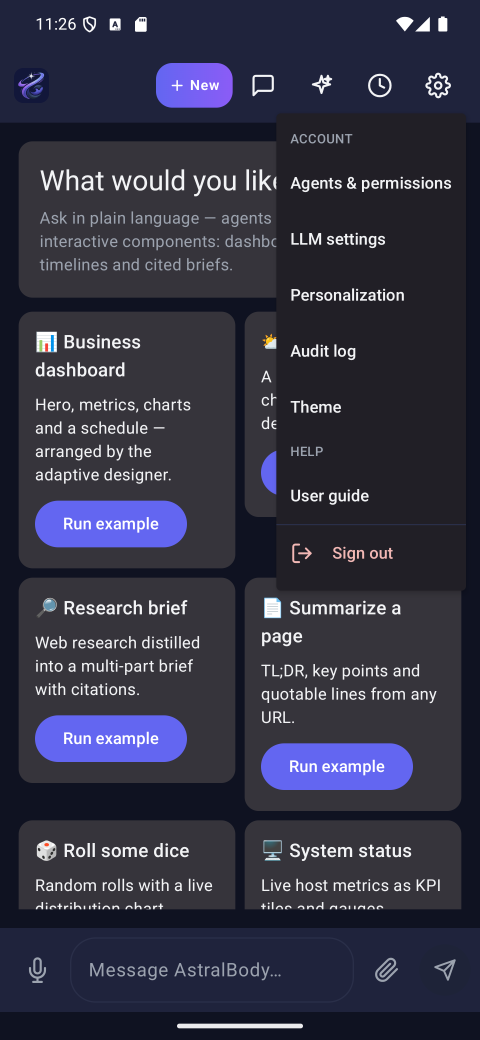
#> input picture verification-2026-07-02/android/03-settings-dropdown.png, 1440 x 3120 px (shown at 1/3 size)
$ python make_sheet.py
#> lines starting #> are read from the running program, lines starting #| are printed output that depends on the picture
"""Builds settings-parity-android-vs-windows.png from the captured evidence."""
import os
from PIL import Image, ImageDraw

HERE = os.path.dirname(os.path.abspath(__file__))
A = os.path.join(HERE, "android")
W = os.path.join(HERE, "win")

pairs = [
    ("Settings menu",        "03-settings-dropdown.png",     "win_02_settings_menu.png"),
    ("LLM settings",         "10-llm-fixed.png",             "win_03_llm.png"),
    ("Personalization",      "12-personalization-fixed.png", "win_04_personalization.png"),
    ("Theme",                "11-theme-fixed.png",           "win_05_theme.png"),
    ("User guide",           "09-guide.png",                 "win_06_guide.png"),
    ("Agents & permissions", "04b-agents.png",               "win_07_agents.png"),
    ("Audit log",            "07-audit.png",                 "win_08_audit.png"),
]
TH = 620
rows = []
for label, ap, wp in pairs:
    a = Image.open(os.path.join(A, ap)); a.load()
#> further down, a is the input picture: PIL image 1440x3120 RGBA; mean R, G, B, A 50.1, 50.2, 67.5, 255
    w = Image.open(os.path.join(W, wp)); w.load()
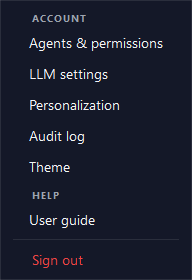
#> input picture verification-2026-07-02/win/win_02_settings_menu.png, 192 x 280 px
#> further down, w is the input picture: PIL image 192x280 RGB; mean R, G, B 26.8, 30.2, 45.8
    a = a.resize((int(a.width * TH / a.height), TH))
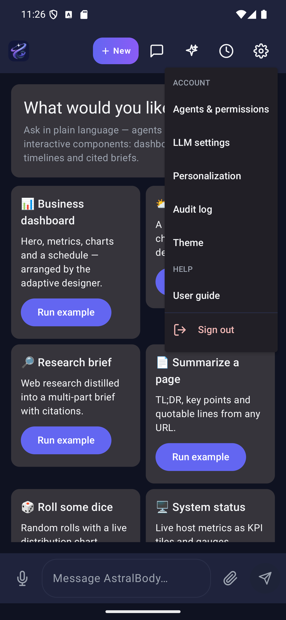
#> a: PIL image 286x620 RGBA; mean R, G, B, A 50.1, 50.2, 67.5, 255
    w = w.resize((int(w.width * TH / w.height), TH))
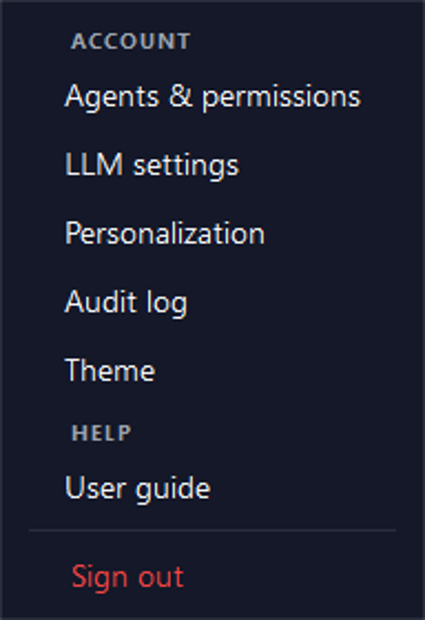
#> w: PIL image 425x620 RGB; mean R, G, B 26.8, 30.2, 45.8
    rows.append((label, a, w))
#> pass 2 of the loop `for label, ap, wp in pairs:`:
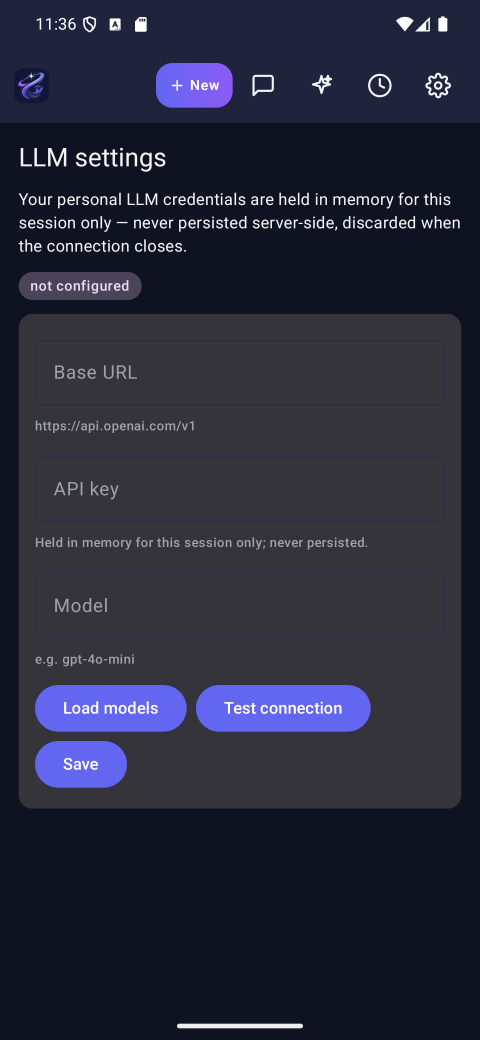
#> input picture verification-2026-07-02/android/10-llm-fixed.png, 1440 x 3120 px (shown at 1/3 size)
#> a is the input picture: PIL image 1440x3120 RGBA; mean R, G, B, A 40.4, 41.3, 59.3, 255
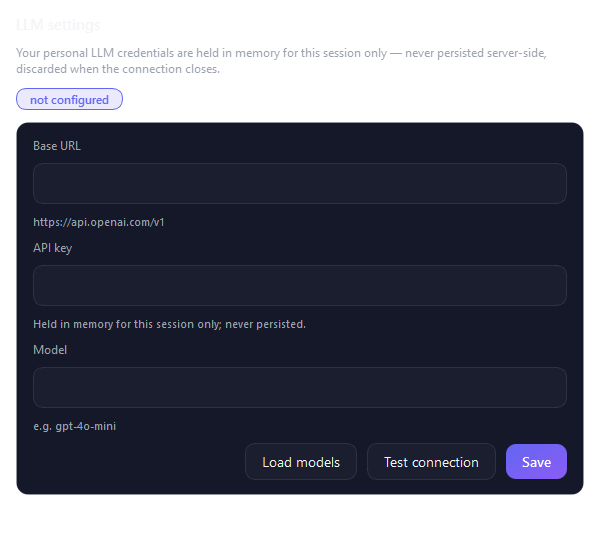
#> input picture verification-2026-07-02/win/win_03_llm.png, 600 x 560 px
#> w is the input picture: PIL image 600x560 RGBA; mean R, G, B, A 18.6, 21.1, 32.9, 162.1
#> `a = a.resize((int(a.width * TH / a.height), TH))`:
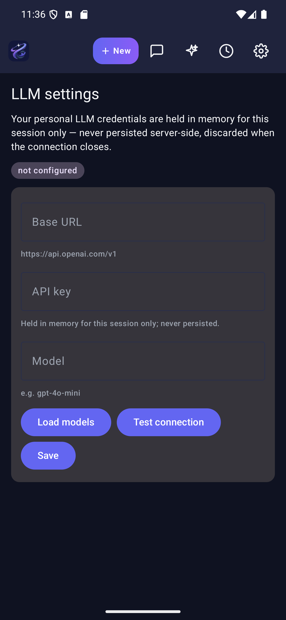
#> a: PIL image 286x620 RGBA; mean R, G, B, A 40.4, 41.3, 59.3, 255
#> w: PIL image 664x620 RGBA
#> pass 3 of the loop `for label, ap, wp in pairs:`:
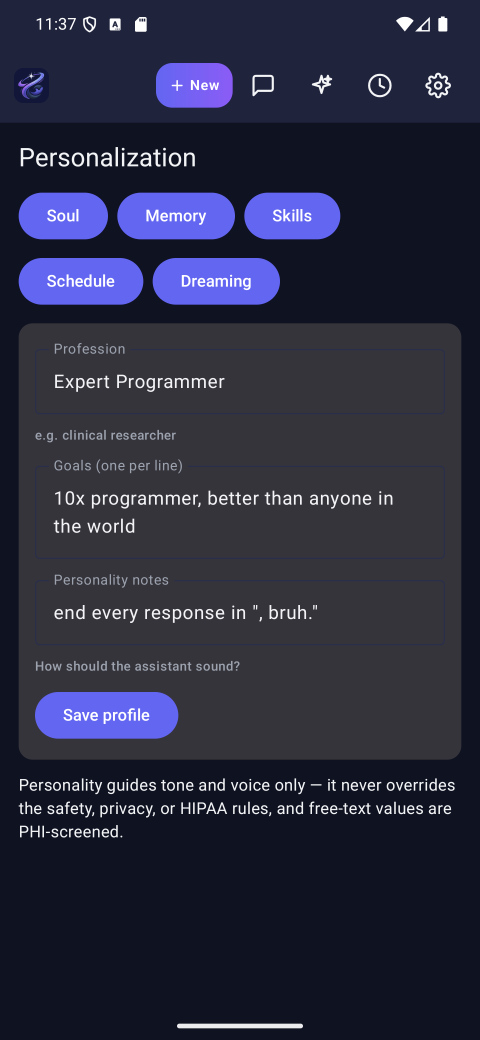
#> input picture verification-2026-07-02/android/12-personalization-fixed.png, 1440 x 3120 px (shown at 1/3 size)
#> a is the input picture: PIL image 1440x3120 RGBA; mean R, G, B, A 42, 43.1, 63.9, 255
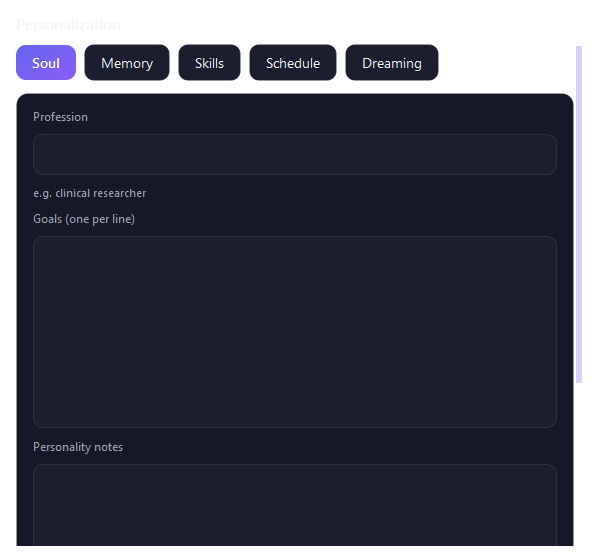
#> input picture verification-2026-07-02/win/win_04_personalization.png, 600 x 560 px
#> w is the input picture: PIL image 600x560 RGBA; mean R, G, B, A 22, 25, 39.3, 202.3
#> `a = a.resize((int(a.width * TH / a.height), TH))`:
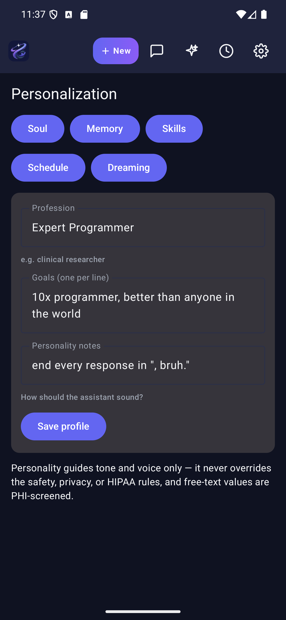
#> a: PIL image 286x620 RGBA; mean R, G, B, A 42, 43.1, 63.9, 255
#> w: PIL image 664x620 RGBA
#> (the run stopped early here; a loop or call above may not have finished)
